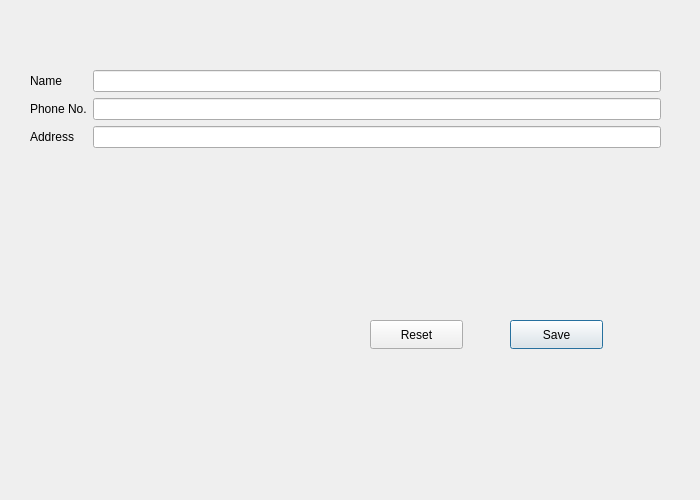
<?xml version="1.0" encoding="UTF-8"?>
<ui version="4.0">
 <class>AddMember</class>
 <widget class="QDialog" name="AddMember">
  <property name="geometry">
   <rect>
    <x>0</x>
    <y>0</y>
    <width>700</width>
    <height>500</height>
   </rect>
  </property>
  <property name="windowTitle">
   <string>Add Member</string>
  </property>
  <widget class="QWidget" name="formLayoutWidget">
   <property name="geometry">
    <rect>
     <x>30</x>
     <y>70</y>
     <width>631</width>
     <height>171</height>
    </rect>
   </property>
   <property name="minimumSize">
    <size>
     <width>0</width>
     <height>0</height>
    </size>
   </property>
   <layout class="QFormLayout" name="formLayout">
    <item row="0" column="0">
     <widget class="QLabel" name="label">
      <property name="minimumSize">
       <size>
        <width>0</width>
        <height>0</height>
       </size>
      </property>
      <property name="text">
       <string>Name</string>
      </property>
     </widget>
    </item>
    <item row="0" column="1">
     <widget class="QLineEdit" name="txtMemberName">
      <property name="sizePolicy">
       <sizepolicy hsizetype="Preferred" vsizetype="Preferred">
        <horstretch>0</horstretch>
        <verstretch>0</verstretch>
       </sizepolicy>
      </property>
      <property name="minimumSize">
       <size>
        <width>0</width>
        <height>0</height>
       </size>
      </property>
      <property name="layoutDirection">
       <enum>Qt::LeftToRight</enum>
      </property>
     </widget>
    </item>
    <item row="1" column="0">
     <widget class="QLabel" name="label_2">
      <property name="minimumSize">
       <size>
        <width>0</width>
        <height>0</height>
       </size>
      </property>
      <property name="text">
       <string>Phone No.</string>
      </property>
     </widget>
    </item>
    <item row="1" column="1">
     <widget class="QLineEdit" name="txtMemberPhone">
      <property name="minimumSize">
       <size>
        <width>0</width>
        <height>0</height>
       </size>
      </property>
     </widget>
    </item>
    <item row="2" column="0">
     <widget class="QLabel" name="label_3">
      <property name="minimumSize">
       <size>
        <width>0</width>
        <height>0</height>
       </size>
      </property>
      <property name="text">
       <string>Address</string>
      </property>
     </widget>
    </item>
    <item row="2" column="1">
     <widget class="QLineEdit" name="txtMemberAddress">
      <property name="minimumSize">
       <size>
        <width>0</width>
        <height>0</height>
       </size>
      </property>
     </widget>
    </item>
   </layout>
  </widget>
  <widget class="QPushButton" name="btnSave">
   <property name="geometry">
    <rect>
     <x>510</x>
     <y>320</y>
     <width>93</width>
     <height>29</height>
    </rect>
   </property>
   <property name="text">
    <string>Save</string>
   </property>
  </widget>
  <widget class="QPushButton" name="btnReset">
   <property name="geometry">
    <rect>
     <x>370</x>
     <y>320</y>
     <width>93</width>
     <height>29</height>
    </rect>
   </property>
   <property name="text">
    <string>Reset</string>
   </property>
  </widget>
 </widget>
 <resources/>
 <connections/>
</ui>
